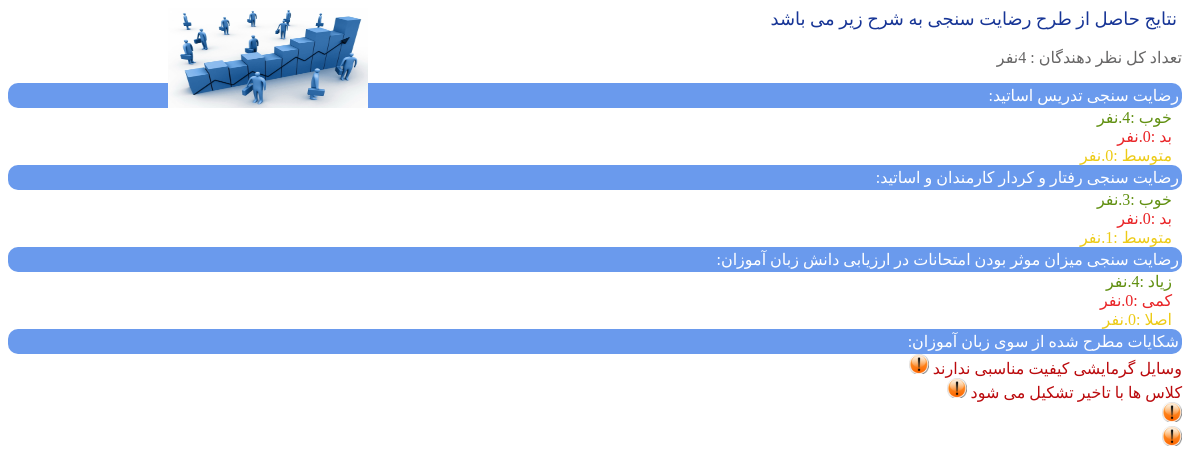
The app's page /admin/comment.php with its own data.
### tables this page shows
CREATE TABLE `comment` (
  `id` int(4) NOT NULL,
  `flname` varchar(50) NOT NULL,
  `age` varchar(3) NOT NULL,
  `sex` varchar(5) NOT NULL,
  `course` varchar(20) NOT NULL,
  `numterm` varchar(5) NOT NULL,
  `tadris` varchar(10) NOT NULL,
  `raftar` varchar(10) NOT NULL,
  `exam` varchar(10) NOT NULL,
  `shekayat` text NOT NULL
);

### admin/comment.php (the view, shortened to what this page needs)
<!doctype html>
<html>
<head>
</head>
<body>
<div align="right" id="top">نتایج حاصل از طرح رضایت سنجی به شرح زیر می باشد
<div id="pic"><img src="../pic/3d_man_6_20091019_1016879157.jpg" width="200" height="100" /></div></div><br>
<div id="matn" align="right">
تعداد کل نظر دهندگان :
<?php
include "../funcs/connect.php";
$sql="select count(*) from comment";
$result=$connect->query($sql);
$num=$result->fetchColumn();
echo $num."نفر";
echo "<br>";
echo "<p><div id=topnazar>:رضایت سنجی تدریس اساتید</div>";
$sql2="select count(*) from comment where tadris='خوب'";
$result2=$connect->query($sql2);
$num2=$result2->fetchColumn();
echo "<div id=nazar><font color=#619011>خوب :$num2.نفر</font></div>";
$sql2="select count(*) from comment where tadris='بد'";
$result2=$connect->query($sql2);
$num2=$result2->fetchColumn();
echo "<div id=nazar><font color=#E92427>بد :$num2.نفر</font></div>";
$sql2="select count(*) from comment where tadris='متوسط'";
$result2=$connect->query($sql2);
$num2=$result2->fetchColumn();
echo "<div id=nazar><font color=#EDCB17>متوسط :$num2.نفر</font></div>";
echo "<div id=topnazar>:رضایت سنجی رفتار و کردار کارمندان و اساتید</div>";
$sql2="select count(*) from comment where raftar='خوب'";
$result2=$connect->query($sql2);
$num2=$result2->fetchColumn();
echo "<div id=nazar><font color=#619011>خوب :$num2.نفر</font></div>";
$sql2="select count(*) from comment where raftar='بد'";
$result2=$connect->query($sql2);
$num2=$result2->fetchColumn();
echo "<div id=nazar><font color=#E92427>بد :$num2.نفر</font></div>";
$sql2="select count(*) from comment where raftar='متوسط'";
$result2=$connect->query($sql2);
$num2=$result2->fetchColumn();
echo "<div id=nazar><font color=#EDCB17>متوسط :$num2.نفر</font></div>";
echo "<div id=topnazar>:رضایت سنجی میزان موثر بودن امتحانات در ارزیابی دانش زبان آموزان</div>";
$sql2="select count(*) from comment where exam='زیاد'";
$result2=$connect->query($sql2);
$num2=$result2->fetchColumn();
echo "<div id=nazar><font color=#619011>زیاد :$num2.نفر</font></div>";
$sql2="select count(*) from comment where exam='کمی'";
$result2=$connect->query($sql2);
$num2=$result2->fetchColumn();
echo "<div id=nazar><font color=#E92427>کمی :$num2.نفر</font></div>";
$sql2="select count(*) from comment where exam='اصلا'";
$result2=$connect->query($sql2);
$num2=$result2->fetchColumn();
echo "<div id=nazar><font color=#EDCB17>اصلا :$num2.نفر</font></div>";
echo "<div id=topnazar>:شکایات مطرح شده از سوی زبان آموزان<br></div>";
$sql="select shekayat from comment";
$result=$connect->query($sql);
foreach($result as $rows)
{
	echo "<img src=../pic/cccc1.png width=20 height=20 /> <font color=#BB0A0D >".$rows["shekayat"]."</font><br>";
}
?>
</div>
</body>
</html>

### admin/comment.php (style rules this page uses)
body { font-family:"B Homa"; }
#top { color:rgba(23,53,150,1.00); font-size:18px; margin-right:15px; direction:rtl; }
#topnazar { background:rgba(106,154,237,1.00); color:white; padding:3px; border-radius:10px; width:auto; }
#matn { color:rgba(103,102,102,1.00); font-size:16px; margin-right:10px; }
#nazar { margin-right:10px; direction:rtl; }
#pic { float:left; width:330px; height:auto; margin-left:30px; }

### records on screen
comment: shekayat "وسایل گرمایشی کیفیت مناسبی ندارند"
comment: shekayat "کلاس ها با تاخیر تشکیل می شود"

### other values on screen
$num "4"
$num2 "4"
$num2 "0"
$num2 "3"
$num2 "1"
